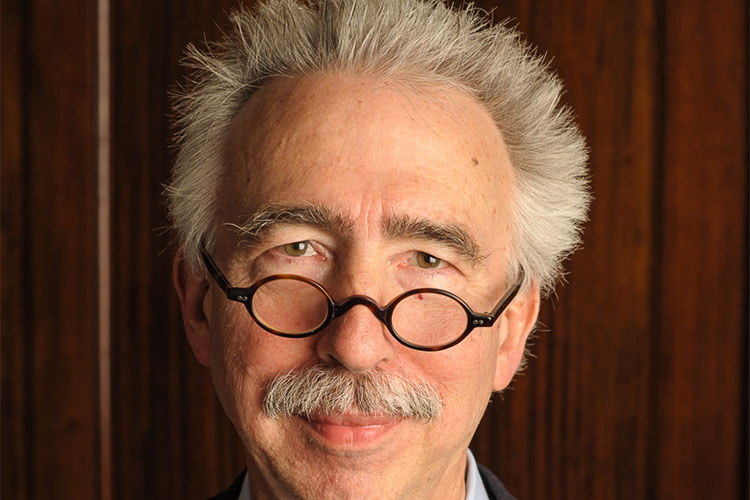
#> input picture Lecture 10/cnn_demo/dirks.jpg, 750 x 500 px
$ jupyter execute --allow-errors 'Convolutional Filter Demo.ipynb'   (shell and % lines are left out)   (older library calls are emulated)
#> lines starting #> are read from the running program, lines starting #| are printed output that depends on the picture
[cell 1]
import numpy as np
import scipy
from scipy import misc
from scipy import signal
import matplotlib.pyplot as plt

[cell 2]
f = np.array([3,2,1])
g = np.array([1, 2, 3, 4, 5])

[cell 3]
np.convolve(f, g, mode='valid')

# Convolutional Blurring

[cell 4]
def gkern(l=5, sig=1.):
    """
    creates gaussian kernel with side length l and a sigma of sig
    """

    ax = np.arange(-l // 2 + 1., l // 2 + 1.)
    xx, yy = np.meshgrid(ax, ax)

    kernel = np.exp(-(xx**2 + yy**2) / (2. * sig**2))

    return kernel / np.sum(kernel)

[cell 5]
f =  gkern(l=21, sig=10)
print(f.shape)

[cell 6]
g = scipy.misc.imread('dirks.jpg', 'F')
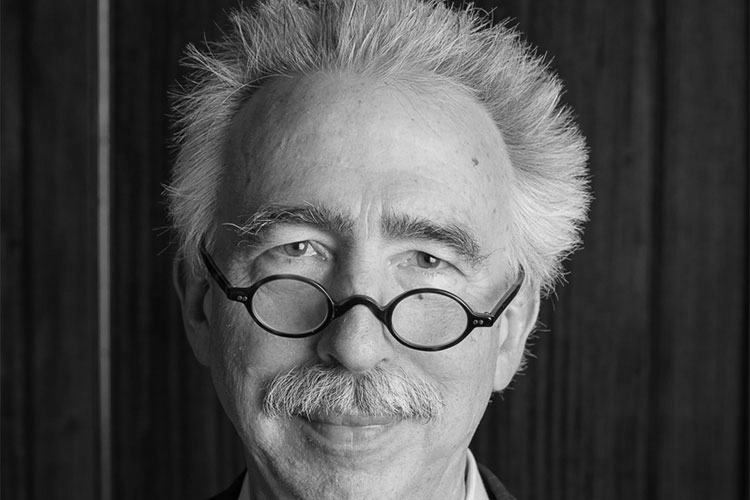
#> g: shape (500, 750) float32; min 0, max 238.1, mean 78.4
print(g.shape)
#| (500, 750)

[cell 7]
plt.imshow(g)
plt.set_cmap('gray')
plt.gcf().set_size_inches((10, 10))

[cell 8]
blurry =scipy.signal.convolve2d(g, f, mode='valid')
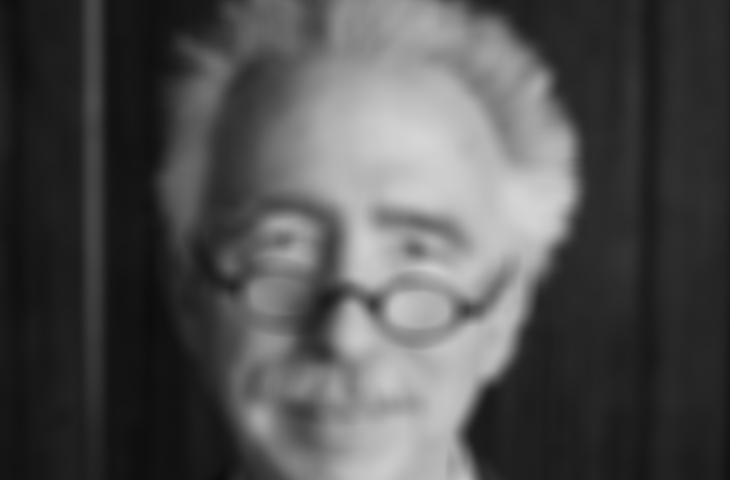
#> blurry: shape (480, 730) float64; min 11.97, max 213.5, mean 80.7
plt.imshow(blurry)
plt.set_cmap('gray')
plt.gcf().set_size_inches((10, 10))

# Convolutional Edge Detection

[cell 9]
def edge_detector(size, vertical=True):
    a = np.arange(-(size // 2), size // 2 + 1)
    f = np.tile(a, (len(a), 1))
    if vertical:
        return f
    return f.T

[cell 10]
f = edge_detector(3)
print(f)

#> (a cell that did not finish here is left out)

[cell 12]
edge = scipy.signal.convolve2d(g, f, mode='valid')
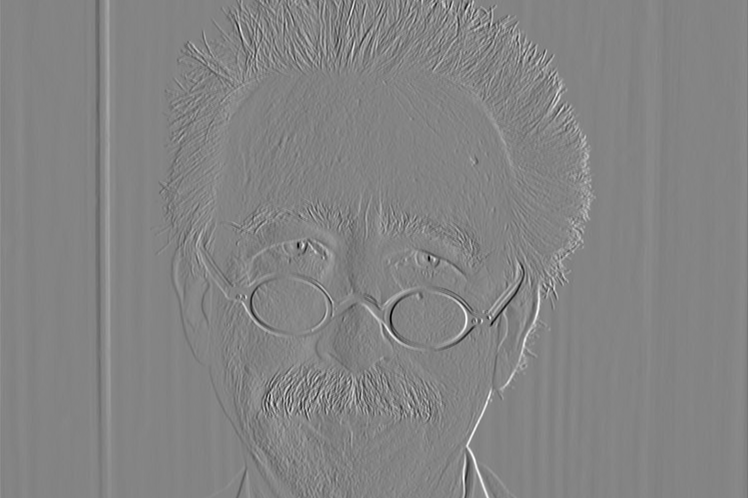
#> edge: shape (498, 748) float64; min -517.9, max 481.9, mean 0.1; drawn with min black and max white
plt.imshow(edge)
plt.set_cmap('gray')
plt.gcf().set_size_inches((10, 10))

[cell 13]
f = edge_detector(3, vertical=False)
print(f)

[cell 14]
edge = scipy.signal.convolve2d(g, f, mode='valid')
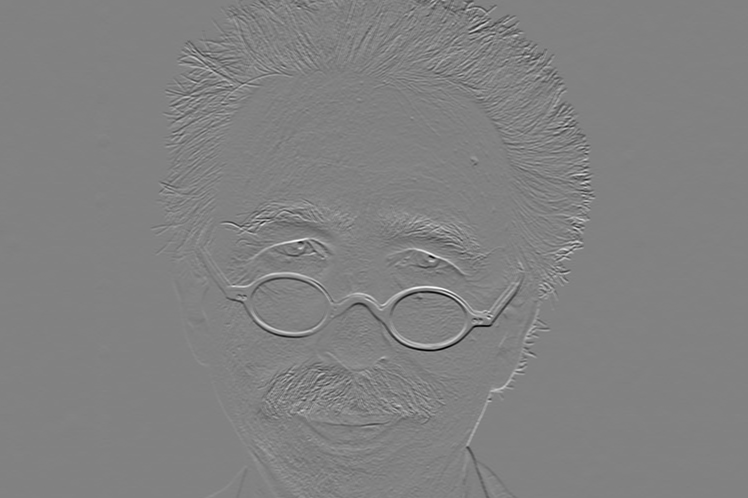
#> edge: shape (498, 748) float64; min -583, max 561.7, mean -0.2; drawn with min black and max white
plt.imshow(edge)
plt.set_cmap('gray')
plt.gcf().set_size_inches((10, 10))
